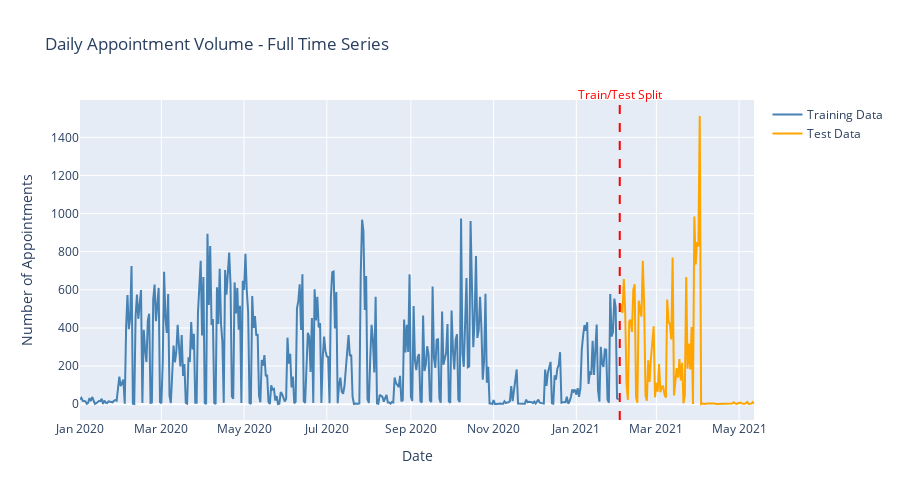

Write notebook code for a chart like this one.
### Code cell
print("="*80)
print("📈 TIME SERIES VISUALIZATION")
print("="*80)

# Plot the full time series
fig = go.Figure()

# Training data
fig.add_trace(go.Scatter(
    x=ts_train['appointment_date'],
    y=ts_train['daily_appointments'],
    mode='lines',
    name='Training Data',
    line=dict(color='steelblue', width=2)
))

# Test data
fig.add_trace(go.Scatter(
    x=ts_test['appointment_date'],
    y=ts_test['daily_appointments'],
    mode='lines',
    name='Test Data',
    line=dict(color='orange', width=2)
))

# Add vertical line at split (FIX: convert to string)
split_date = ts_test['appointment_date'].min()

fig.add_shape(
    type="line",
    x0=split_date, x1=split_date,
    y0=0, y1=1,
    yref="paper",
    line=dict(color="red", width=2, dash="dash")
)

# Add annotation for split
fig.add_annotation(
    x=split_date,
    y=1.05,
    yref="paper",
    text="Train/Test Split",
    showarrow=False,
    font=dict(color="red", size=12)
)

fig.update_layout(
    title='Daily Appointment Volume - Full Time Series',
    xaxis_title='Date',
    yaxis_title='Number of Appointments',
    height=500,
    hovermode='x unified'
)

fig.show()

print("\n💡 Look for trends, seasonality, and unusual patterns")
print("="*80)
